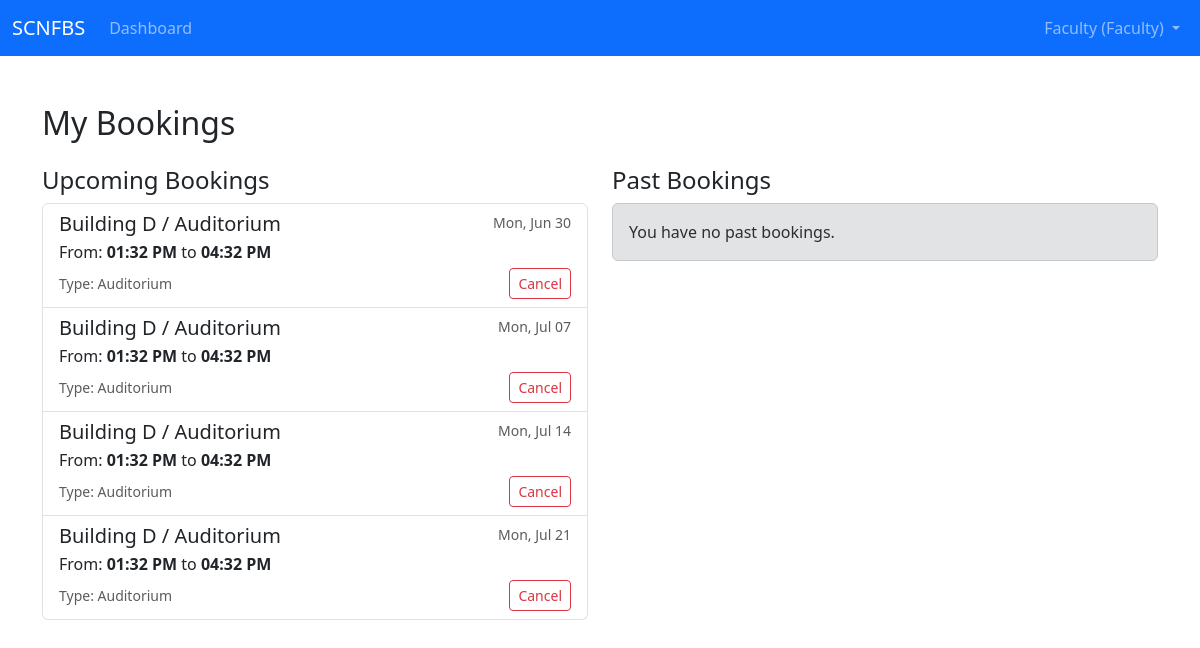
Screenshot of /user/my-bookings (signed in) with the database file from the repository.
### app/models.py (models this page shows, shortened)
class User(UserMixin, db.Model):
    id            = db.Column(db.Integer, primary_key=True)
    name          = db.Column(db.String(120), nullable=False)
    email         = db.Column(db.String(120), unique=True, nullable=False)
    password_hash = db.Column(db.String(256), nullable=False)
    role          = db.Column(db.String(20), nullable=False)  # Admin | Faculty | Student
    reservations = db.relationship('Reservation', back_populates='user', lazy='dynamic')

class Reservation(db.Model):
    id          = db.Column(db.Integer, primary_key=True)
    user_id     = db.Column(db.Integer, db.ForeignKey("user.id"), nullable=False)
    room_id     = db.Column(db.Integer, db.ForeignKey("room.id"), nullable=False)
    start_time  = db.Column(db.DateTime, nullable=False)
    end_time    = db.Column(db.DateTime, nullable=False)
    status      = db.Column(db.String(20), default='Confirmed', nullable=False)
    user = db.relationship("User", back_populates="reservations")
    room = db.relationship("Room", back_populates="reservations")

class Building(db.Model):
    id    = db.Column(db.Integer, primary_key=True)
    name  = db.Column(db.String(120), unique=True, nullable=False)
    rooms = db.relationship("Room", back_populates="building", cascade="all, delete")

class Room(db.Model):
    id           = db.Column(db.Integer, primary_key=True)
    name         = db.Column(db.String(120), nullable=False)
    type         = db.Column(db.String(30), default="Room")   # Room | Lab | Auditorium
    capacity     = db.Column(db.Integer, default=10)          # ADDED
    building_id  = db.Column(db.Integer, db.ForeignKey(Building.id), nullable=False)
    building     = db.relationship("Building", back_populates="rooms")
    reservations = db.relationship("Reservation", back_populates="room") # ADDED for overlap check

### app/routes/user.py (the view)
@bp.route('/my-bookings')
@login_required
def my_bookings():
    now = datetime.utcnow()
    upcoming_bookings = current_user.reservations.filter(
        Reservation.end_time >= now,
        Reservation.status == 'Confirmed'
    ).order_by(Reservation.start_time.asc()).all()
    past_bookings = current_user.reservations.filter(
        db.or_(Reservation.end_time < now, Reservation.status != 'Confirmed')
    ).order_by(Reservation.start_time.desc()).all()
    return render_template(
        'user/my_bookings.html',
        upcoming_bookings=upcoming_bookings,
        past_bookings=past_bookings
    )

### app/templates/user/my_bookings.html (shortened to what this page needs)
{% extends "base.html" %}
{% block content %}
<h2 class="mb-4">My Bookings</h2>
<div class="row">
    <div class="col-lg-6">
        <h4>Upcoming Bookings</h4>
        {% if upcoming_bookings %}
            <div class="list-group">
                {% for booking in upcoming_bookings %}
                    <div class="list-group-item">
                        <div class="d-flex w-100 justify-content-between">
                            <h5 class="mb-1">{{ booking.room.building.name }} / {{ booking.room.name }}</h5>
                            <small class="text-muted">{{ booking.start_time.strftime('%a, %b %d') }}</small>
                        </div>
                        <p class="mb-1">
                            From: <strong>{{ booking.start_time.strftime('%I:%M %p') }}</strong>
                            to <strong>{{ booking.end_time.strftime('%I:%M %p') }}</strong>
                        </p>
                        <div class="d-flex justify-content-between align-items-center">
                            <small class="text-muted">Type: {{ booking.room.type }}</small>
                            <form action="{{ url_for('user.cancel_booking', booking_id=booking.id) }}" method="POST" onsubmit="return confirm('Are you sure you want to cancel this booking?');">
                                <button type="submit" class="btn btn-sm btn-outline-danger">Cancel</button>
                            </form>
                        </div>
                    </div>
                {% endfor %}
            </div>
        {% else %}
            <div class="alert alert-info">You have no upcoming bookings.</div>
        {% endif %}
    </div>
    <div class="col-lg-6 mt-4 mt-lg-0">
        <h4>Past Bookings</h4>
        {% if past_bookings %}
            <div class="list-group">
                {% for booking in past_bookings %}
                    <div class="list-group-item">
                        <div class="d-flex w-100 justify-content-between">
                            <h5 class="mb-1">{{ booking.room.building.name }} / {{ booking.room.name }}</h5>
                            {% if booking.status == 'Canceled' %}
                                <span class="badge bg-danger">Canceled</span>
                            {% else %}
                                <small class="text-muted">{{ booking.start_time.strftime('%a, %b %d') }}</small>
                            {% endif %}
                        </div>
                        <p class="mb-1">
                            From: <strong>{{ booking.start_time.strftime('%I:%M %p') }}</strong>
                            to <strong>{{ booking.end_time.strftime('%I:%M %p') }}</strong>
                        </p>
                    </div>
                {% endfor %}
            </div>
        {% else %}
            <div class="alert alert-secondary">You have no past bookings.</div>
        {% endif %}
    </div>
</div>
{% endblock %}

### app/templates/base.html (shortened to what this page needs)
<!DOCTYPE html>
<html lang="en">
<head>
  <link href="https://cdn.jsdelivr.net/npm/bootstrap@5.3.0/dist/css/bootstrap.min.css" rel="stylesheet">
</head>
<body>
  {% block navbar %}
  <nav class="navbar navbar-expand-lg navbar-dark bg-primary mb-4">
    <div class="container-fluid">
      <a class="navbar-brand" href="{{ url_for('main.index') }}">SCNFBS</a>
      <div class="collapse navbar-collapse" id="navbarNav">
        <ul class="navbar-nav me-auto">
          {% if current_user.is_authenticated %}
            <li class="nav-item">
              <a class="nav-link" href="{{ url_for('main.dashboard') }}">Dashboard</a>
            </li>
          {% endif %}
        </ul>
        <ul class="navbar-nav">
          {% if current_user.is_authenticated %}
            <li class="nav-item dropdown">
              <a class="nav-link dropdown-toggle" href="#" id="navbarUserDropdown" role="button" data-bs-toggle="dropdown" aria-expanded="false">
                {{ current_user.name }} ({{ current_user.role }})
              </a>
            </li>
          {% endif %}
        </ul>
      </div>
    </div>
  </nav>
  {% endblock %}
  <div class="container py-4">
    {% block content %}{% endblock %}
  </div>
</body>
</html>

### rows the page displays
User: name "Faculty", role "Faculty"
Reservation: room.building.name "Building D", room.name "Auditorium", start_time "Mon, Jun 30", start_time "01:32 PM", end_time "04:32 PM", room.type "Auditorium"
Reservation: room.building.name "Building D", room.name "Auditorium", start_time "Mon, Jul 07", start_time "01:32 PM", end_time "04:32 PM", room.type "Auditorium"
Reservation: room.building.name "Building D", room.name "Auditorium", start_time "Mon, Jul 14", start_time "01:32 PM", end_time "04:32 PM", room.type "Auditorium"
Reservation: room.building.name "Building D", room.name "Auditorium", start_time "Mon, Jul 21", start_time "01:32 PM", end_time "04:32 PM", room.type "Auditorium"
